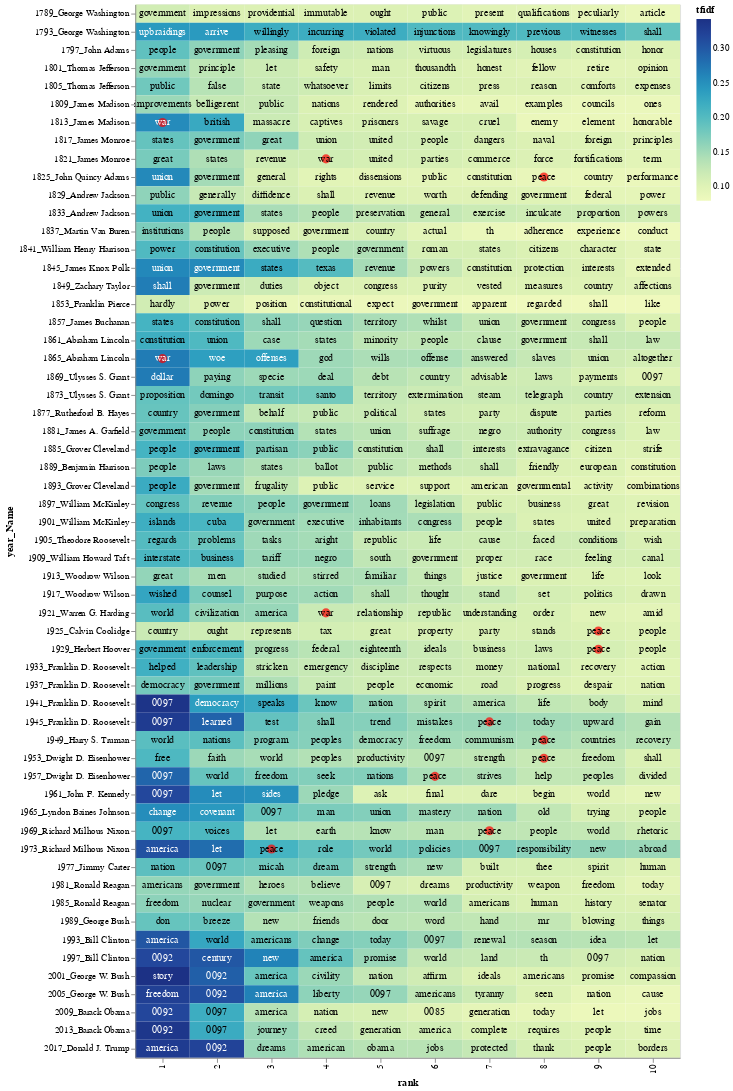

Source (notebook cell):
### Markdown cell above
Let's make a heatmap that shows the highest TF-IDF scoring words for each president, and let's put a red dot next to two terms of interest: "war" and "peace":

The code below was contributed by [Eric Monson](https://github.com/emonson). Thanks, Eric!

### Code cell
import altair as alt
import numpy as np

# Terms in this list will get a red dot in the visualization
term_list = ['war', 'peace']

# adding a little randomness to break ties in term ranking
top_tfidf_plusRand = top_tfidf.copy()
top_tfidf_plusRand['tfidf'] = top_tfidf_plusRand['tfidf'] + np.random.rand(top_tfidf.shape[0])*0.0001

# base for all visualizations, with rank calculation
base = alt.Chart(top_tfidf_plusRand).encode(
    x = 'rank:O',
    y = 'year_Name:N'
).transform_window(
    rank = "rank()",
    sort = [alt.SortField("tfidf", order="descending")],
    groupby = ["year_Name"],
)

# heatmap specification
heatmap = base.mark_rect().encode(
    color = 'tfidf:Q'
)

# red circle over terms in above list
circle = base.mark_circle(size=100).encode(
    color = alt.condition(
        alt.FieldOneOfPredicate(field='term', oneOf=term_list),
        alt.value('red'),
        alt.value('#FFFFFF00')        
    )
)

# text labels, white for darker heatmap colors
text = base.mark_text(baseline='middle').encode(
    text = 'term:N',
    color = alt.condition(alt.datum.tfidf >= 0.23, alt.value('white'), alt.value('black'))
)

# display the three superimposed visualizations
(heatmap + circle + text).properties(width = 600)

### Figure 1 — Vega-Lite specification as saved in the notebook (floating-point values rounded to 4 significant figures; data arrays with more than 128 entries replaced by an {"elided": "..."} marker saying what was removed)
{"config": {"view": {"continuousWidth": 400, "continuousHeight": 300}}, "layer": [{"mark": "rect", "encoding": {"color": {"field": "tfidf", "type": "quantitative"}, "x": {"field": "rank", "type": "ordinal"}, "y": {"field": "year_Name", "type": "nominal"}}, "transform": [{"window": [{"op": "rank", "field": "", "as": "rank"}], "groupby": ["year_Name"], "sort": [{"field": "tfidf", "order": "descending"}]}]}, {"mark": {"type": "circle", "size": 100}, "encoding": {"color": {"condition": {"value": "red", "test": {"field": "term", "oneOf": ["war", "peace"]}}, "value": "#FFFFFF00"}, "x": {"field": "rank", "type": "ordinal"}, "y": {"field": "year_Name", "type": "nominal"}}, "transform": [{"window": [{"op": "rank", "field": "", "as": "rank"}], "groupby": ["year_Name"], "sort": [{"field": "tfidf", "order": "descending"}]}]}, {"mark": {"type": "text", "baseline": "middle"}, "encoding": {"color": {"condition": {"value": "white", "test": "(datum.tfidf >= 0.23)"}, "value": "black"}, "text": {"field": "term", "type": "nominal"}, "x": {"field": "rank", "type": "ordinal"}, "y": {"field": "year_Name", "type": "nominal"}}, "transform": [{"window": [{"op": "rank", "field": "", "as": "rank"}], "groupby": ["year_Name"], "sort": [{"field": "tfidf", "order": "descending"}]}]}], "data": {"name": "data-6c7332e5cc0daaa5715ca67c16ad7daa"}, "width": 600, "$schema": "https://vega.github.io/schema/vega-lite/v4.17.0.json", "datasets": {"data-6c7332e5cc0daaa5715ca67c16ad7daa": {"elided": "580 records"}}}
